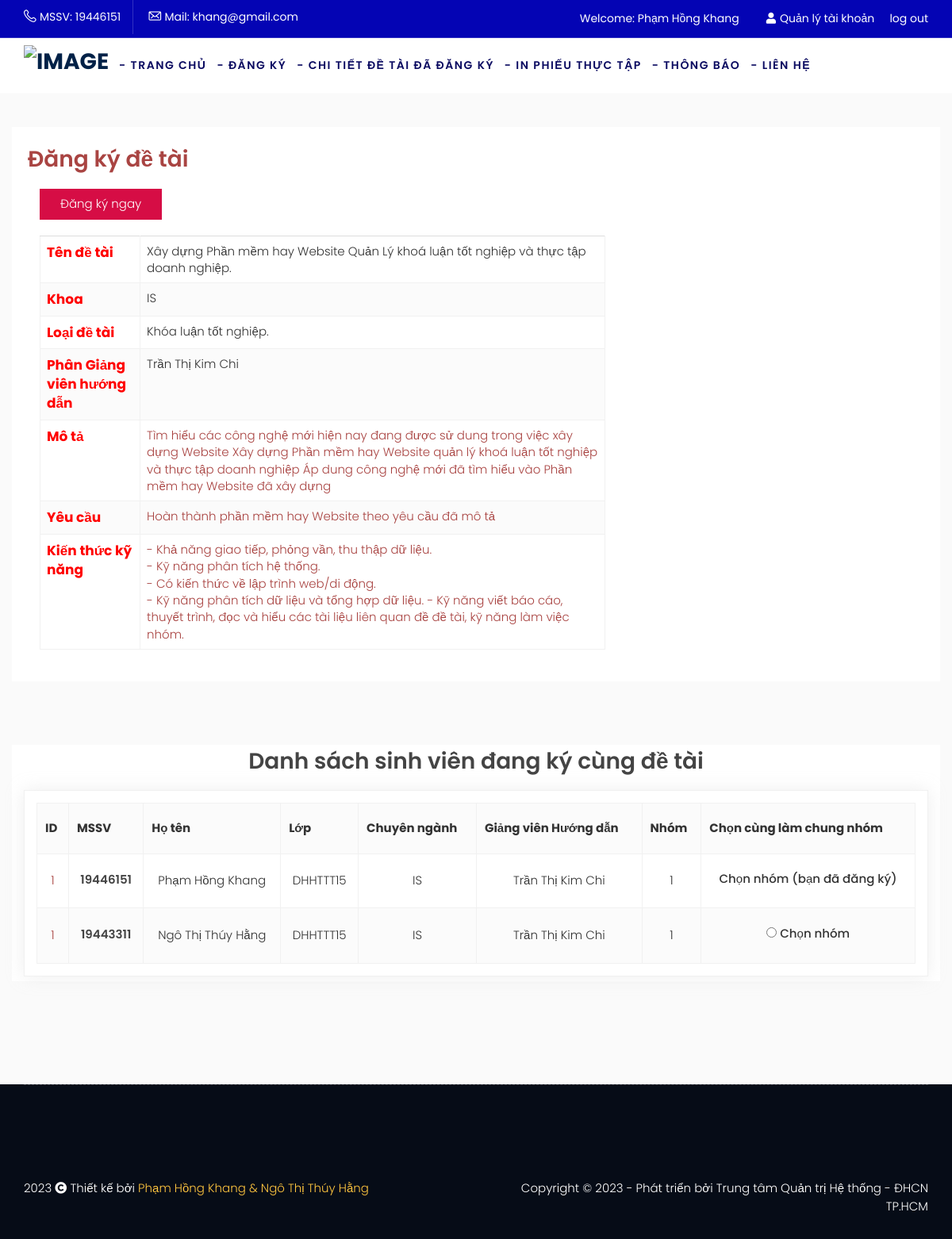
The app's page /index.php?option=thesistopic&cat=update&id=29 (signed in) with its own data.
### tables this page shows
CREATE TABLE `thesistopic` (
  `ID` int NOT NULL,
  `Name` varchar(1000) DEFAULT NULL,
  `Instructors` varchar(200) DEFAULT NULL,
  `InstructorsID` int DEFAULT NULL,
  `Subject` varchar(220) DEFAULT NULL,
  `SubjectID` int DEFAULT NULL,
  `ThesisTopicType` varchar(220) DEFAULT NULL,
  `Description` varchar(1000) DEFAULT NULL,
  `Requirement` varchar(1000) NOT NULL,
  `SkillKnowledge` varchar(1000) NOT NULL,
  `ThesisTopicTypeID` int DEFAULT NULL,
  `Status` int DEFAULT NULL,
  `SupervisingTeacher` varchar(220) DEFAULT NULL,
  `SupervisingTeacherID` int DEFAULT NULL
);

CREATE TABLE `studentgroup` (
  `ID` int NOT NULL,
  `ID1` varchar(100) NOT NULL,
  `username` varchar(255) NOT NULL,
  `FullName` varchar(255) DEFAULT NULL,
  `ClassRoom` varchar(252) NOT NULL,
  `ThesisTopicID` int NOT NULL,
  `TeacherID` int NOT NULL,
  `TeacherName` varchar(255) NOT NULL,
  `SubGroupID` int DEFAULT NULL
);

### system/load.php (called while the page is built, shortened)
<?php
function loadComponent($page=true)
{
	$pathView='views/';
	if($page==true)
	{
		$pathView.='pages/';
		if(isset($_REQUEST['option']))
		{
			$pathView.=$_REQUEST['option'];
			if($_REQUEST['option']=='cart')
			{
				if(isset($_REQUEST['cat']))
				{
					$pathView.='-'.$_REQUEST['cat'].'.php';
				}
				else
				{
					$pathView.='.php';
				}
			}
			else
			{
				if(isset($_REQUEST['id']))
				{
					$pathView.='-detail.php';
				}
			}
		}
		else
		{
			$pathView.='home.php';
		}
	}
	require_once($pathView);
}
function loadModel($name)
{
	$model = ucfirst(strtolower($name));
	$pathView ='models/'.$model.'.php';
	return new $model;
}
?>

### index.php (called while the page is built, shortened)
<?php
require_once('system/Database.php');
require_once('system/load.php');
loadComponent();
 ?>

### system/Database.php (called while the page is built, shortened)
<?php
 class Database extends config
 {
 	function __construct()
 	{
 		$this->conn = mysqli_connect($this->DB_SERVER,$this->DB_USERNAME,$this->DB_PASSWORD,$this->DB_NAME);
 		mysqli_set_charset($this->conn,"utf8");
 	}
 	function TableName($name)
 	{
 		return $this->dbprefix.$name;
 	}
 	function QueryOne($sql)
 	{
 		$result=mysqli_query($this->conn,$sql);
 		$row=mysqli_fetch_assoc($result);
 		return $row;
 	}
 	function QueryAll($sql)
 	{
 		$result=mysqli_query($this->conn, $sql);
 		$a=array();
 		while($row=mysqli_fetch_assoc($result))
 		{
 			$a[]=$row;
 		}
 		return $a;
 	}
 }
  ?>

### models/U_thesistopic.php (called while the page is built, shortened)
<?php
class u_thesistopic extends Database
{
	function __construct()
	{
		$this->table = $this->tablename('thesistopic');
	}
	function thesistopic_rowid($id)
	{
		$sql="SELECT * FROM $this->table
		WHERE id='$id'";
		return $this->QueryOne($sql);
	}
}
?>

### models/Student_group.php (called while the page is built, shortened)
<?php
 class Student_group extends Database
 {
 	function __construct()
 	{
 		$this->table = $this -> TableName('studentgroup');
 	}
 	function all_studentgroup($topicID)
    {
        $sql="SELECT * FROM $this->table WHERE ThesisTopicID = '$topicID'";
        return $this->QueryAll($sql);
    }
 }
 ?>

### models/User.php (called while the page is built, shortened)
<?php
class User extends Database
{
	function __construct()
	{
		$this->table = $this->tablename('user');
	}
function list_user_cuss($id)
	{
		$sql="SELECT * FROM $this->table WHERE status='1' AND access='6' AND ID = '$id'";
		return $this->QueryOne($sql);
	}
}

### views/pages/thesistopic-detail.php (the view, shortened to what this page needs)
<?php
require_once('views/header.php');
require_once ('system/load.php');
require_once ('system/Database.php');
$user = loadModel('User');
$id=$_REQUEST['id'];
$u_thesistopic= loadModel('U_thesistopic');
$row=$u_thesistopic->thesistopic_rowid($id);
$id = $_SESSION['customer_id'];
$rowUser= $user->list_user_cuss($id);
$studentgroup= loadModel('Student_group');
$listGroup=$studentgroup->all_studentgroup($row['ID']);
$teacher = "Thực thập doanh nghiệp";
if ($row['ThesisTopicTypeID'] == 1)
{
	$teacher = "Khóa luận tốt nghiệp.";
}
?>
<section class="booking">
	<div class="container bg-white" style="padding:20px;">
		<div class="row">
			<div class="col-md-8">
				<div class="booking-confirmed booking-outer">
					<div class="confirmation-title">
						<div class="form-title form-title-1">
							<h2 class="text-danger">Đăng ký đề tài</h2>
						</div>
						<div class="payment-info detail">
							<div class="row">
								<div class="col-md-12">
								</div>
							</div>
						</div>
						<div class="col-md-12">
							<form action="" method="POST">
								<div class="billing-back-btn">
									<div class="billing-btn">
										<button name="Register" class="btn-blue btn-red btn-style-1 " type="submit">Đăng ký ngay</button>
									</div>
								</div>
								<table class="table" style="margin-top:20px;">
									<tbody>
										<tr>
											<td class="title">Tên đề tài</td>
											<td><?php echo $row['Name'] ?></td>
										</tr>
										<tr>
											<td class="title">Khoa</td>
											<td><?php echo $row['Subject'] ?></td>
										</tr>
										<tr>
											<td class="title">Loại đề tài</td>
											<td><?php echo $teacher ?></td>
										</tr>
										<tr>
											<td class="title">Phân Giảng viên hướng dẫn</td>
											<td><?php echo $row['Instructors'] ?></td>
										</tr>
										<tr>
											<td class="title">Mô tả</td>
											<td class="b-id text-danger"><?php echo $row['Description'] ?></td>
										</tr>
										<tr>
											<td class="title">Yêu cầu</td>
											<td class="b-id text-danger"><?php echo $row['Requirement'] ?></td>
										</tr>
										<tr>
											<td class="title">Kiến thức kỹ năng</td>
											<td class="b-id text-danger"><?php echo $row['SkillKnowledge'] ?></td>
										</tr>
									</tbody>
								</table>
							</div>
						</div>
					</div>
				</section>
				<section class="flight-destinations">
					<div class="container bg-white">
						<div class="row">
							<div class="account-info-wrapper">
								<h2 style="text-align:center;">Danh sách sinh viên đang ký cùng đề tài</h2>
							</div>
							<div class="col-md-12 col-sm-12">
								<div class="flight-table">
									<table>
										<thead>
											<tr>
												<th>ID</th>
												<th>MSSV</th>
												<th>Họ tên</th>
												<th>Lớp</th>
												<th>Chuyên ngành</th>
												<th>Giảng viên Hướng dẫn</th>
												<th>Nhóm</th>
												<th>Chọn cùng làm chung nhóm</th>
											</tr>
										</thead>
										<tbody>
											<?php foreach($listGroup as $row1):?>
												<?php
												$subgroup = $row1['SubGroupID'];
												?>
												<tr>
													<td class="text-center text-danger"><?php echo $subgroup  ?></td>
													<td class="text-center"><h6><?php echo $row1['username']  ?></td>
														<td class="text-center"><?php echo $row1['FullName']  ?></td>
														<td class="text-center"><?php echo $row1['ClassRoom']  ?></td>
														<td class="text-center"><?php echo $row['Subject']  ?></td>
														<td class="text-center"><?php echo $row1['TeacherName']  ?></td>
														<td class="text-center"><?php echo $subgroup  ?></td>
														<td class="text-center">
															<?php if($id == $row1['ID1'] ) { ?>
																<label for="<?php $subgroup ?>">Chọn nhóm (bạn đã đăng ký)</label>
															<?php } else if($subgroup > $row1['ID']) { ?>
																<?php echo $id;
																	echo $row1['ID'];
																 ?>
															<?php } else{ ?>
																<input type="radio" name="idTicket" id="<?php $subgroup  ?>" value="<?php echo $subgroup  ?>">
																<label for="<?php $subgroup  ?>">Chọn nhóm</label>
															<?php } ?>
														</td>
													</tr>
												<?php endforeach; ?>
											</tbody>
										</table>
									</div>
								</div>
							</div>
						</div>
				</section>
				<?php require_once('views/footer.php');
				?>

### public/Client/css/flight.css (style rules this page uses)
* { margin: 0; padding: 0; border: 0; outline: 0; font-size: 100%; background: transparent; box-sizing: border-box; }
header, nav, section, article, aside, footer { display: block; }
* { margin: 0; padding: 0; }
body { margin: 0; padding: 0; font-size: 15px; background:#fff; font-family: 'Poppins', sans-serif; line-height: 1.5; color: #333; font-weight: 300; }
h1,h2,h3,h4,h5,h6 { font-weight: 600; margin-bottom: 15px; color: #444444; margin-top: 0; line-height: 1.5; font-family: 'Poppins', sans-serif; }
h2 { font-size: 28px; }
h6 { font-size: 14px; }
section { padding: 80px 0 0px; }
label { font-weight: 500; margin-bottom: 5px; }
table { border-collapse: collapse; width: 100%; }
thead { background: #fbfbfb; }
td, th { border: 1px solid #f1f1f1; text-align: left; padding:15px 10px; }
tr:nth-child(even) { background-color: #fbfbfb; }
.btn-blue { border: 1px solid #005294; padding: 7px 25px; display: inline-block; background: #005294; color: #fff; transition: all ease-in-out 0.3s; cursor: pointer; }
.btn-red { background: #D60D45; border-color: #D60D45; }
.bg-white { background: #fff!important; }
section.flight-destinations { padding-bottom: 80px; }
.flight-table, .flight-head { border: 1px solid #f1f1f1; box-shadow: 0px 0px 20px #cccccc57; margin-bottom: 30px; padding: 15px; display: inline-block; width: 100%; }
.flight-table:last-child { margin: 0; }
.flight-table td, .flight-table th { padding: 20px 10px; }
.flight-table h6 { margin-bottom: 3px; }

### public/Client/css/cssNganLuong.css (style rules this page uses)
h5, h6 { font-size: 1em; }

### views/pages/thesistopic-detail.php (style rules this page uses)
.title { font-size: 17px; font-weight: bold; padding-right: 50px; color: #ff0000; }

### records on screen
thesistopic: Name "Xây dựng Phần mềm hay Website Quản Lý khoá luận tốt nghiệp và thực tập doanh nghiệp.", Subject "IS", ThesisTopicTypeID "Khóa luận tốt nghiệp.", Instructors "Trần Thị Kim Chi", Description "Tìm hiểu các công nghệ mới hiện nay đang được sử dung trong việc xây dựng Website Xây dựng Phần mềm hay Website quản lý khoá luận tốt nghiệp và thực tập doanh nghiệp Áp dung công nghệ mới đã tìm hiểu vào Phần mềm hay Website đã xây dựng", Requirement "Hoàn thành phần mềm hay Website theo yêu cầu đã mô tả", SkillKnowledge "- Khả năng giao tiếp, phỏng vần, thu thập dữ liệu. - Kỹ năng phân tích hệ thống. - Có kiến thức về lập trình web/di động. - Kỹ năng phân tích dữ liệu và tổng hợp dữ liệu. - Kỹ năng viết báo cáo, thuyết trình, đọc và hiểu các tài liệu liên quan đề đề tài, kỹ năng làm việc nhóm."
studentgroup: SubGroupID "1", username "19446151", FullName "Phạm Hồng Khang", ClassRoom "DHHTTT15", ThesisTopicID.Subject "IS", TeacherName "Trần Thị Kim Chi", ID1 "Chọn nhóm (bạn đã đăng ký)"
studentgroup: SubGroupID "1", username "19443311", FullName "Ngô Thị Thúy Hằng", ClassRoom "DHHTTT15", ThesisTopicID.Subject "IS", TeacherName "Trần Thị Kim Chi"

### other values on screen
$_SESSION['customer_username'] "19446151"
$_SESSION['customer_email'] "khang@gmail.com"
$_SESSION['customer_fullname'] "Phạm Hồng Khang"
